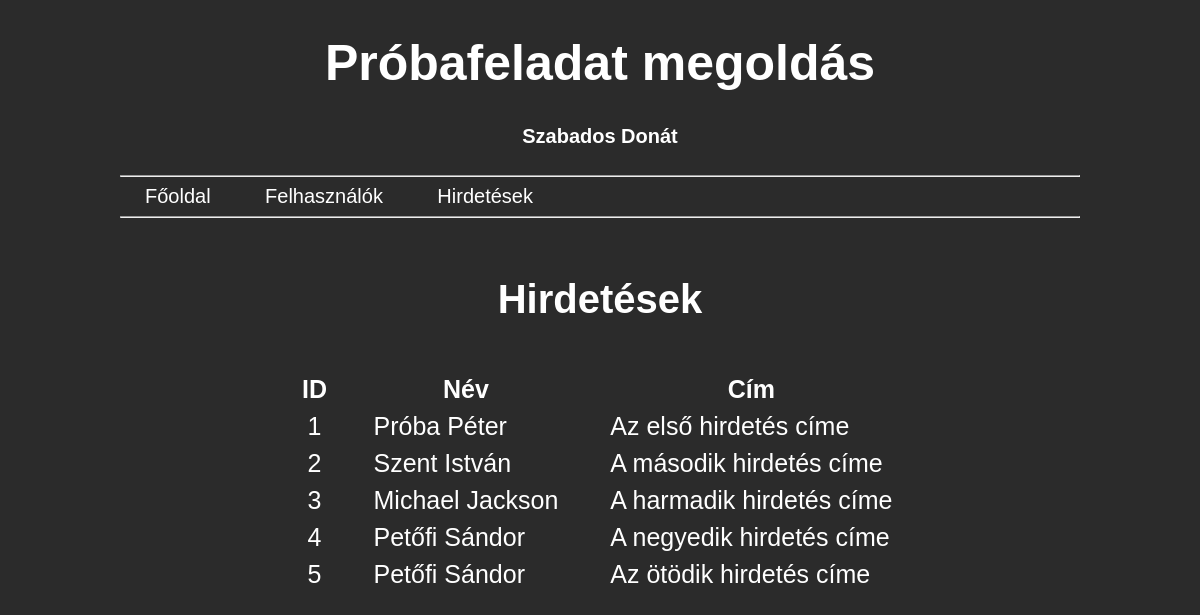
The app's page /pages/adlist.php with its own data.
### tables this page shows
CREATE TABLE `advertisement` (
  `id` int(4) NOT NULL,
  `userid` int(8) NOT NULL,
  `title` varchar(32) NOT NULL
);

CREATE TABLE `user` (
  `id` int(8) NOT NULL,
  `name` varchar(32) NOT NULL
);

### models/Advertisement.php (called while the page is built)
<?php
class Advertisement {
    private $id;
    private $userid;
    private $title;
    public function __construct($id, $userid, $title) {
        $this->id = $id;
        $this->userid = $userid;
        $this->title = $title;
    }
    public function getId() {
        return $this->id;
    }
    public function getUserid() {
        return $this->userid;
    }
    public function getTitle() {
        return $this->title;
    }
}

### models/User.php (called while the page is built, shortened)
<?php
class User {
    private $name;
    public function __construct($id, $name) {
        $this->name = $name;
    }
    public function getName() {
        return $this->name;
    }
}

### pages/adlist.php (the view, shortened to what this page needs)
<!DOCTYPE html>
<html lang="en">
<head>
  <link rel="stylesheet" href="../styles.css">
</head>
<body>
  <div id="header">
    <h1>Próbafeladat megoldás</h1>
    <h4>Szabados Donát</h4>
  </div>
  <hr>
  <div id="menu">
    <a href="../index.php">Főoldal</a>
    <a href="userlist.php">Felhasználók</a>
    <a href="adlist.php">Hirdetések</a>
  </div>
  <hr>
  <br>
  <h2>Hirdetések</h2>
<?php
include("../models/Advertisement.php");
include("../models/User.php");
$conn = mysqli_connect("localhost", "default", "RabIT_Probafeladat") or die("Hiba történt!");
if (mysqli_select_db($conn, "probafeladat")) {
    $sql_ad = "SELECT id, userid, title FROM advertisement";
    $res_ad = mysqli_query($conn, $sql_ad) or die("Nem sikerült végrehajtani az SQL utasítást!");
    echo "<table id='table-ads'>";
    echo "<tr><th>ID</th><th>Név</th><th>Cím</th></tr>";
    while (($current_row = mysqli_fetch_assoc($res_ad)) != null) {
        $ad = new Advertisement($current_row["id"], $current_row["userid"], $current_row["title"]);
        $sql_user = "SELECT name FROM user WHERE id=" . $ad->getUserid();
        $res_user = mysqli_query($conn, $sql_user) or die("Nem sikerült végrehajtani az SQL utasítást!");
        $fetched_user = mysqli_fetch_assoc($res_user);
        $user = new User($ad->getUserid(), $fetched_user["name"]);
        echo '<tr><td>' . $ad->getId() . '</td><td>' . $user->getName() . '</td><td>' . $ad->getTitle() . '</td></tr>';
    }
    echo "</table>";
} else {
    die("Nem sikerült kapcsolódni az adatbázishoz!");
}
?>
</body>
</html>

### styles.css (style rules this page uses)
body { font-family: Arial, serif; background-color: #2b2b2b; color: white; margin-left: 10%; margin-right: 10%; }
h1 { font-size: 50px; text-align: center; }
h2 { font-size: 40px; text-align: center; }
h4 { font-size: 20px; text-align: center; }
a { text-decoration: none; color: white; font-size: 20px; margin: 25px; }
table { margin-left: auto; margin-right: auto; margin-top: 50px; font-size: 25px; }
td { padding-right: 25px; padding-left: 25px; padding-top: 5px; }

### records on screen
advertisement: id "1", userid.name "Próba Péter", title "Az első hirdetés címe"
advertisement: id "2", userid.name "Szent István", title "A második hirdetés címe"
advertisement: id "3", userid.name "Michael Jackson", title "A harmadik hirdetés címe"
advertisement: id "4", userid.name "Petőfi Sándor", title "A negyedik hirdetés címe"
advertisement: id "5", userid.name "Petőfi Sándor", title "Az ötödik hirdetés címe"
